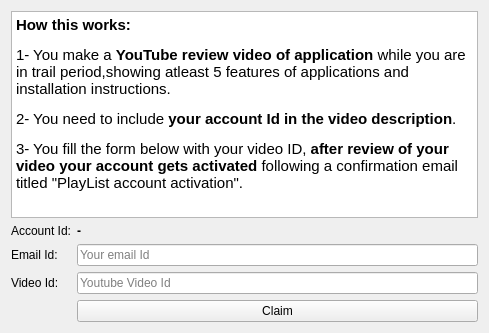
<?xml version="1.0" encoding="UTF-8"?>
<ui version="4.0">
 <class>ClaimOffer</class>
 <widget class="QWidget" name="ClaimOffer">
  <property name="geometry">
   <rect>
    <x>0</x>
    <y>0</y>
    <width>489</width>
    <height>333</height>
   </rect>
  </property>
  <property name="windowTitle">
   <string>Form</string>
  </property>
  <layout class="QVBoxLayout" name="verticalLayout">
   <item>
    <widget class="QTextBrowser" name="textBrowser">
     <property name="html">
      <string>&lt;!DOCTYPE HTML PUBLIC &quot;-//W3C//DTD HTML 4.0//EN&quot; &quot;http://www.w3.org/TR/REC-html40/strict.dtd&quot;&gt;
&lt;html&gt;&lt;head&gt;&lt;meta name=&quot;qrichtext&quot; content=&quot;1&quot; /&gt;&lt;style type=&quot;text/css&quot;&gt;
p, li { white-space: pre-wrap; }
&lt;/style&gt;&lt;/head&gt;&lt;body style=&quot; font-family:'Ubuntu'; font-size:11pt; font-weight:400; font-style:normal;&quot;&gt;
&lt;p style=&quot; margin-top:0px; margin-bottom:0px; margin-left:0px; margin-right:0px; -qt-block-indent:0; text-indent:0px;&quot;&gt;&lt;span style=&quot; font-weight:600;&quot;&gt;How this works:&lt;/span&gt;&lt;/p&gt;
&lt;p style=&quot; margin-top:12px; margin-bottom:12px; margin-left:0px; margin-right:0px; -qt-block-indent:0; text-indent:0px;&quot;&gt;1- You make a &lt;span style=&quot; font-weight:600;&quot;&gt;YouTube review video of application&lt;/span&gt; while you are in trail period,showing atleast 5 features of applications and installation instructions.&lt;/p&gt;
&lt;p style=&quot; margin-top:12px; margin-bottom:12px; margin-left:0px; margin-right:0px; -qt-block-indent:0; text-indent:0px;&quot;&gt;2- You need to include &lt;span style=&quot; font-weight:600;&quot;&gt;your account Id in the video description&lt;/span&gt;.&lt;/p&gt;
&lt;p style=&quot; margin-top:12px; margin-bottom:12px; margin-left:0px; margin-right:0px; -qt-block-indent:0; text-indent:0px;&quot;&gt;3- You fill the form below with your video ID, &lt;span style=&quot; font-weight:600;&quot;&gt;after review of your video your account gets activated&lt;/span&gt; following a confirmation email titled &amp;quot;PlayList account activation&amp;quot;.&lt;/p&gt;&lt;/body&gt;&lt;/html&gt;</string>
     </property>
    </widget>
   </item>
   <item>
    <layout class="QGridLayout" name="gridLayout">
     <item row="1" column="0">
      <widget class="QLabel" name="label_4">
       <property name="text">
        <string>Email Id:</string>
       </property>
      </widget>
     </item>
     <item row="2" column="0">
      <widget class="QLabel" name="label_3">
       <property name="text">
        <string>Video Id:</string>
       </property>
      </widget>
     </item>
     <item row="2" column="1">
      <widget class="QLineEdit" name="video_id">
       <property name="placeholderText">
        <string>Youtube Video Id</string>
       </property>
      </widget>
     </item>
     <item row="0" column="1">
      <widget class="QLabel" name="account_id">
       <property name="font">
        <font>
         <weight>75</weight>
         <bold>true</bold>
        </font>
       </property>
       <property name="text">
        <string>-</string>
       </property>
       <property name="textInteractionFlags">
        <set>Qt::LinksAccessibleByMouse|Qt::TextSelectableByMouse</set>
       </property>
      </widget>
     </item>
     <item row="0" column="0">
      <widget class="QLabel" name="label">
       <property name="text">
        <string>Account Id:</string>
       </property>
      </widget>
     </item>
     <item row="3" column="1">
      <widget class="QPushButton" name="claimButton">
       <property name="text">
        <string>Claim</string>
       </property>
       <property name="icon">
        <iconset resource="icons.qrc">
         <normaloff>:/icons/star-line.png</normaloff>:/icons/star-line.png</iconset>
       </property>
      </widget>
     </item>
     <item row="1" column="1">
      <widget class="QLineEdit" name="email_id">
       <property name="placeholderText">
        <string>Your email Id</string>
       </property>
      </widget>
     </item>
    </layout>
   </item>
  </layout>
 </widget>
 <resources>
  <include location="icons.qrc"/>
 </resources>
 <connections/>
</ui>
